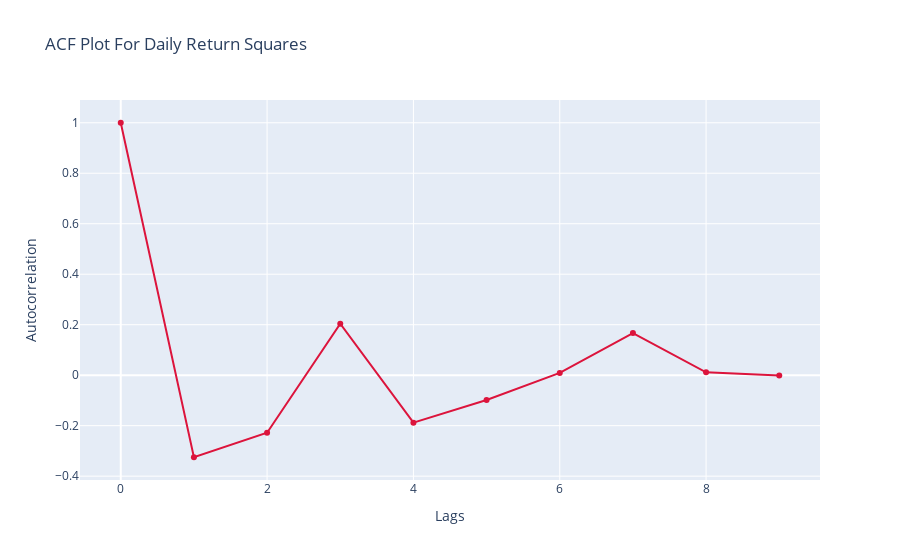

Write notebook code for a chart like this one.
### Code cell
fig = fig = go.Figure(
    data=[go.Scatter(x = np.arange(10), y=lag_acf, line_color="crimson")]
#     data=[go.bar(y=auto_corrs, line_color="crimson")]
)
fig.update_layout(
    title="ACF Plot For Daily Return Squares",
    xaxis_title="Lags",
    yaxis_title="Autocorrelation",
    )
fig.show()

### Figure 1 — Plotly figure (JSON) as saved in the notebook; plotly's stock layout.template omitted (floating-point values rounded to 4 significant figures)
{"data": [{"line": {"color": "crimson"}, "type": "scatter", "x": [0, 1, 2, 3, 4, 5, 6, 7, 8, 9], "y": [1, -0.3251, -0.2281, 0.2037, -0.1882, -0.09857, 0.009081, 0.1667, 0.01113, -0.001326, 0.07087]}], "layout": {"title": {"text": "ACF Plot For Daily Return Squares"}, "xaxis": {"title": {"text": "Lags"}}, "yaxis": {"title": {"text": "Autocorrelation"}}}}
